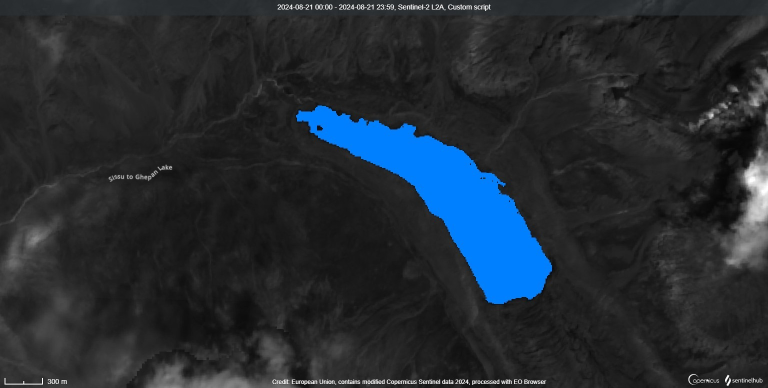
#> input picture glof_photo.jpg, 1536 x 776 px, given in place of glof_photo1.jpg, which was not available (shown at 1/2 size)
$ python glofml.py
#> lines starting #> are read from the running program, lines starting #| are printed output that depends on the picture; after the words box and inside, x2 and y2 are one past the last pixel; in counts of white or black regions, pixels touching at a corner belong together; pictures that were not available may be replaced by others from this repository, and a replacement may not be noted
import cv2
import numpy as np
from sklearn.model_selection import train_test_split
from sklearn.linear_model import LinearRegression
from sklearn.metrics import mean_squared_error
import matplotlib.pyplot as plt

def extract_features(image_path, time_index):
    """
    Extract features from the image. Count hue-range pixels and include a time factor.
    """
#> called with image_path = 'glof_photo1.jpg', time_index = 1
    # Load the image and convert to HLS
    image = cv2.imread(image_path)
#> image is the input picture: shape (776, 1536, 3); mean B, G, R 50.6, 43.7, 36.7
    image_hls = cv2.cvtColor(image, cv2.COLOR_BGR2HLS)
#> image_hls: shape (776, 1536, 3); mean of channels 0, 1, 2 11.3, 43.7, 15.2

    # Define the hue range and create a mask
    hue_start, hue_end = 208, 212
    lower_bound = np.array([hue_start // 2, 0, 0], dtype=np.uint8)
    upper_bound = np.array([hue_end // 2, 255, 255], dtype=np.uint8)
    mask = cv2.inRange(image_hls, lower_bound, upper_bound)
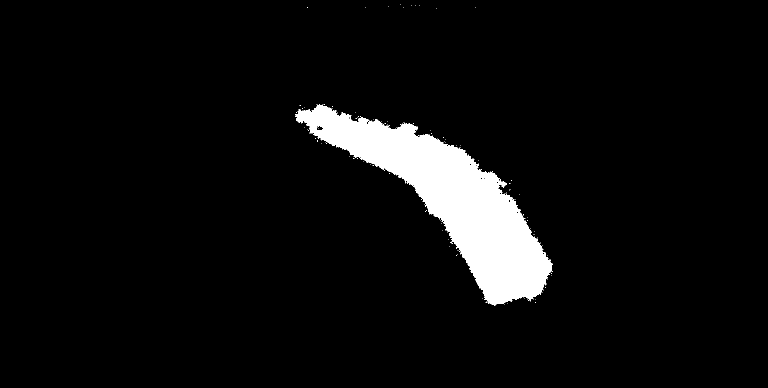
#> mask: shape (776, 1536) (shown at 1/2 size); 5.5% white; 128 white regions (127 under 20 px), largest, box (x1, y1, x2, y2) and area: (590, 209, 1106, 611) 65568

    # Count pixels in the hue range
    pixel_count = np.count_nonzero(mask)
#> pixel_count = 65808

    # Calculate area (or use other features)
    spatial_resolution = 4  # Example resolution in square meters per pixel
    area = pixel_count * spatial_resolution
#> area = 263232

    # Include the time factor
    features = np.array([area, time_index])
#> features = [263232, 1]

    return features

def load_data(image_paths, area_targets):
    """
    Load data and extract features for each image.
    """
    X = []
    y = []

    for i, (image_path, area_target) in enumerate(zip(image_paths, area_targets)):
        features = extract_features(image_path, i + 1)  # Using i+1 as a time factor
#> features = [263232, 1]
        X.append(features)
        y.append(area_target)
#> pass 2 of the loop in load_data, `for i, (image_path, area_target) in enumerate(zip(image_paths, area_ta..`:
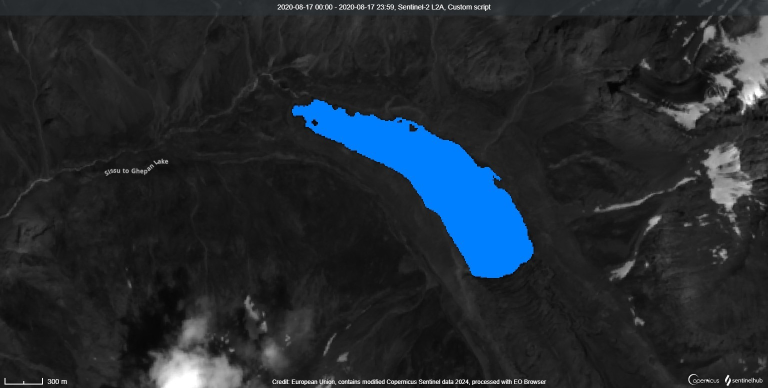
#> input picture glof_photo2.jpg, 1536 x 776 px (shown at 1/2 size)
#> in extract_features, image is the input picture: shape (776, 1536, 3); mean B, G, R 47.6, 41.3, 35
#> image_hls: shape (776, 1536, 3); mean of channels 0, 1, 2 10.6, 41.4, 13.9
#> in extract_features (call 2), `mask = cv2.inRange(image_hls, lower_bound, upper_bound)`:
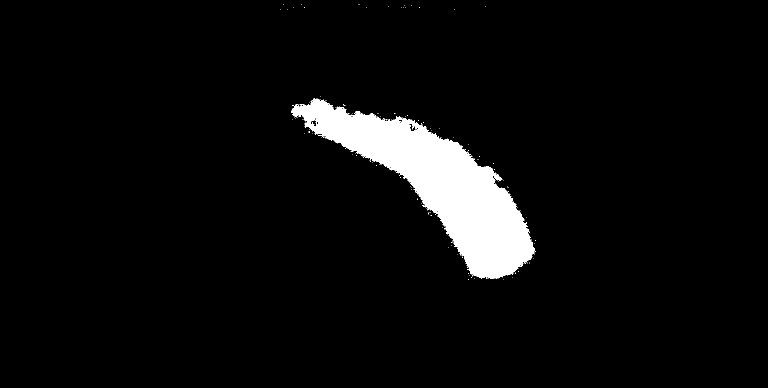
#> mask: shape (776, 1536) (shown at 1/2 size); 5% white; 158 white regions (157 under 20 px), largest, box (x1, y1, x2, y2) and area: (582, 197, 1069, 558) 59026
#> pixel_count = 59318
#> area = 237272
#> in extract_features (call 2), `features = np.array([area, time_index])`: features = [237272, 2]
#> pass 3 of the loop in load_data, `for i, (image_path, area_target) in enumerate(zip(image_paths, area_ta..`:
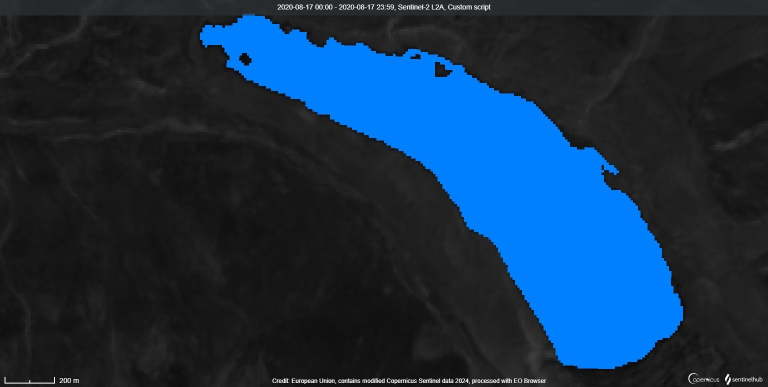
#> input picture glof_photo3.jpg, 1536 x 774 px (shown at 1/2 size)
#> in extract_features, image is the input picture: shape (774, 1536, 3); mean B, G, R 73.2, 48.4, 23.4
#> image_hls: shape (774, 1536, 3); mean of channels 0, 1, 2 27.1, 48.4, 51.8
#> in extract_features (call 3), `mask = cv2.inRange(image_hls, lower_bound, upper_bound)`:
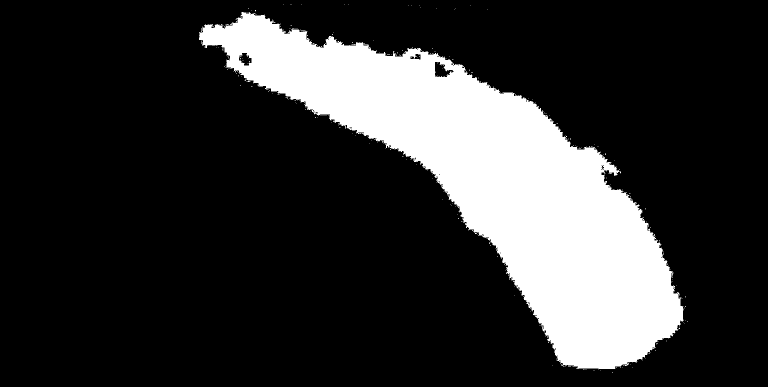
#> mask: shape (774, 1536) (shown at 1/2 size); 19.7% white; 263 white regions (262 under 20 px), largest, box (x1, y1, x2, y2) and area: (398, 24, 1367, 738) 233764
#> pixel_count = 234249
#> area = 936996
#> in extract_features (call 3), `features = np.array([area, time_index])`: features = [936996, 3]
#> the loop made 5 passes; the first 3 are shown

    return np.array(X), np.array(y)

# Example data: image paths and corresponding actual area targets (in square meters)
image_paths = ["glof_photo1.jpg", "glof_photo2.jpg", "glof_photo3.jpg", "glof_photo4.jpg", "glof_photo5.jpg"]
area_targets = [5000, 10000, 3500, 991336, 1021900]  # Example area values for Photos 1-3; Actual areas for Photos 4-5

# Load and split the data (keep the last image as test data)
X, y = load_data(image_paths, area_targets)
X_train, X_test, y_train, y_test = train_test_split(X[:-1], y[:-1], test_size=0.2, random_state=42)

# Train a linear regression model
model = LinearRegression()
model.fit(X_train, y_train)

# Predict area for the latest image (the test image)
y_pred_test = model.predict([X[-1]])
actual_test = y[-1]

# Print the predicted and actual area for the latest image
print(f"Test Image (Latest): Predicted Area = {y_pred_test[0]:.2f} sq. meters, Actual Area = {actual_test} sq. meters")

# Predict areas for all images (including the new ones)
predicted_areas = model.predict(X)

# Plotting the trend of expected lake area vs. actual lake area
plt.figure(figsize=(10, 6))
plt.plot(range(1, len(image_paths) + 1), predicted_areas, label='Predicted Area', marker='o')
plt.plot(range(1, len(image_paths) + 1), area_targets, label='Actual Area', marker='o')
plt.title('Expected vs Actual Lake Area with Time')
plt.xlabel('Image Number (Chronological Order)')
plt.ylabel('Lake Area (sq. meters)')
plt.legend()
plt.grid(True)
plt.show()
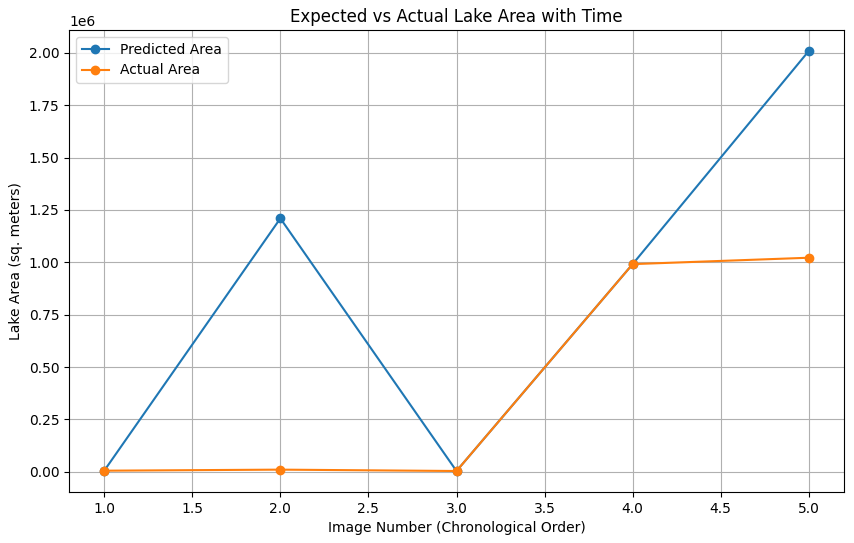
#> figure drawn by matplotlib, 1 panel

# Calculate the volume and depth using Huggel's formula for actual data
for i, actual_area in enumerate(area_targets):
    depth = 0.104 * (actual_area ** 0.42)
    volume = 0.104 * (actual_area ** 1.42)
    print(f"\nPhoto {i + 1}:")
    print(f"Actual Area = {actual_area} sq. meters")
    print(f"Estimated Depth = {depth:.2f} meters")
    print(f"Estimated Volume = {volume:.2f} cubic meters")
    print(f"Estimated Volume = {volume / 1_000_000:.2f} MCM")
